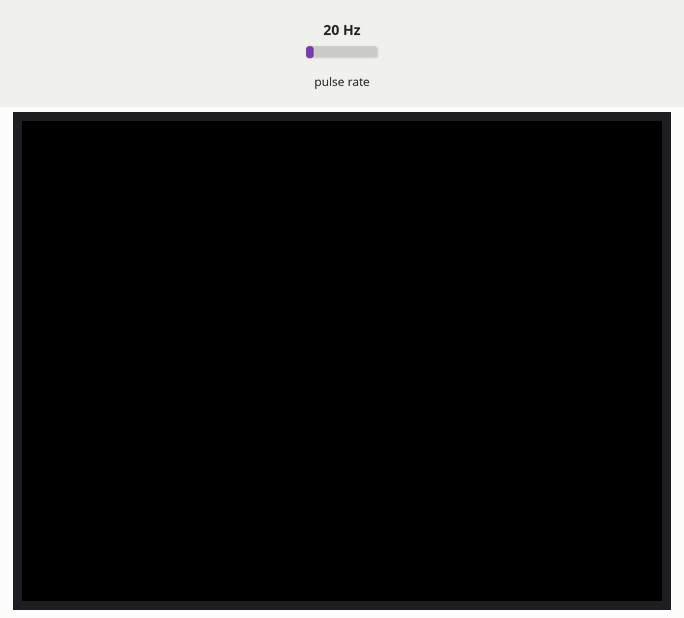
A program run on a simulated ESP32. On the bench: 320×240 colour display. Wiring (inferred from the names in the program): pulse sensor: data GPIO 32. The inputs (shaded band) are chosen by the test bench; at power-on: pulse rate 20 Hz.

Above: at 1.3 s.
1.4 s: pulse rate (sensor on GPIO 32) set to 4 Hz
2.9 s: pulse rate (sensor on GPIO 32) set to 50 Hz
4.8 s: pulse rate (sensor on GPIO 32) set to 100 Hz
At 6.15 s:
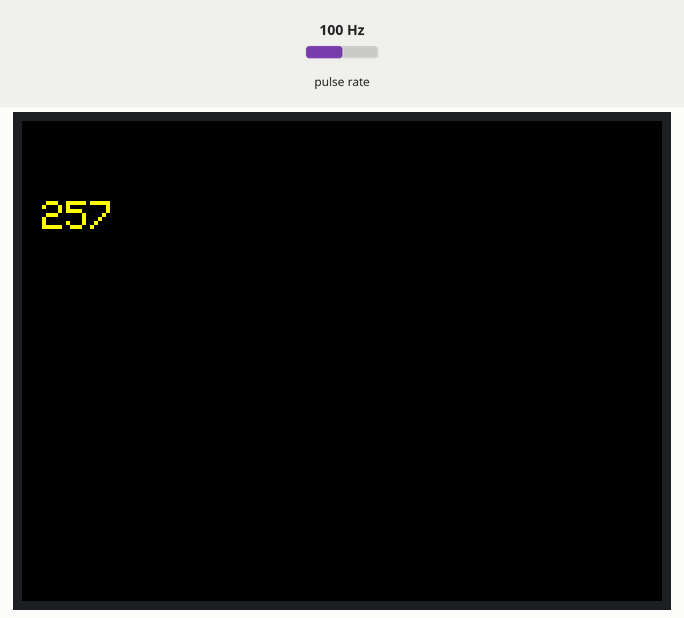
At 8.15 s:
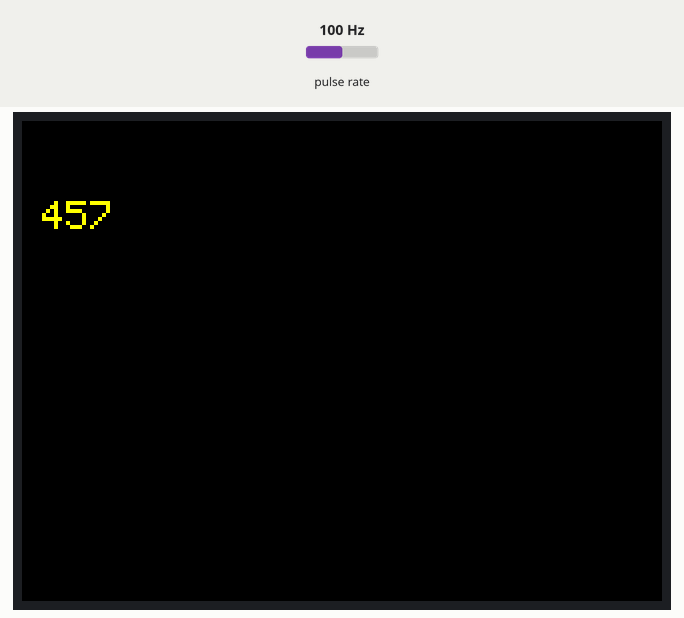
Timing chart, 0 to 9.7 s (numbered marks = the images above; inputs shaded):
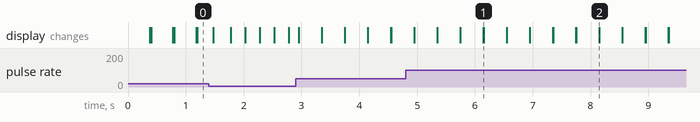

The program:

main.cpp
```cpp
#include <Arduino.h>
#include <M5Core2.h>

int geigerPin = 32;
volatile uint32_t counter = 0;


void IRAM_ATTR geigerISR()
{
  counter++;
}

void setup() {
  M5.begin(true, true, true, false);
  Wire.end();
  M5.Lcd.setTextColor(YELLOW);

  M5.Lcd.setTextSize(2);

  pinMode(geigerPin, INPUT_PULLDOWN);
  attachInterrupt(digitalPinToInterrupt(geigerPin), geigerISR, RISING);
  // put your setup code here, to run once:
}

uint32_t lastCount = 0;

void loop() {
  M5.update();
  if(counter != lastCount)
  {
    M5.Lcd.fillScreen(0);
    M5.Lcd.setCursor(10, 40);
    M5.Lcd.print(counter);
  }
  lastCount = counter;
  //vTaskDelay(5);

  // put your main code here, to run repeatedly:
}
```
